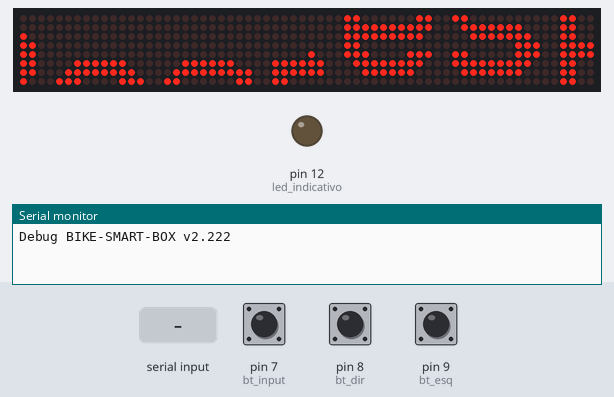
The sketch below on a simulated Arduino Uno, built with avr-gcc and run on an emulated ATmega328P. Parts: 64×8 LED matrix, output pins drawn as LEDs (lit = HIGH), the last lines printed to the serial monitor. The inputs (shaded band) are chosen by the test bench; at power-on: pin 8 (bt_dir) HIGH, pin 9 (bt_esq) HIGH, pin 7 (bt_input) HIGH.

Above: at 1.25 s.
1.3 s: pin 8 (bt_dir) pulled LOW for 0.15 s
At 1.8 s:
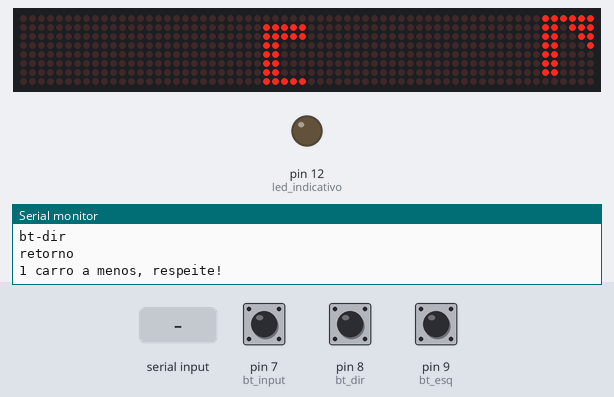
2.0 s: "esq" received over Serial
At 3.74 s:
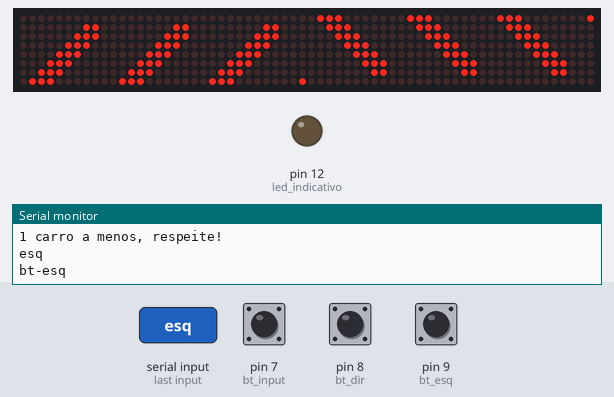
4.7 s: "dir" received over Serial
At 7.04 s:
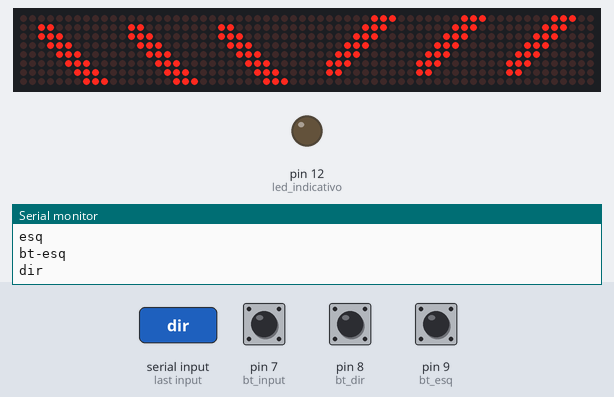
7.7 s: pin 9 (bt_esq) pulled LOW for 1 s
At 8.9 s:
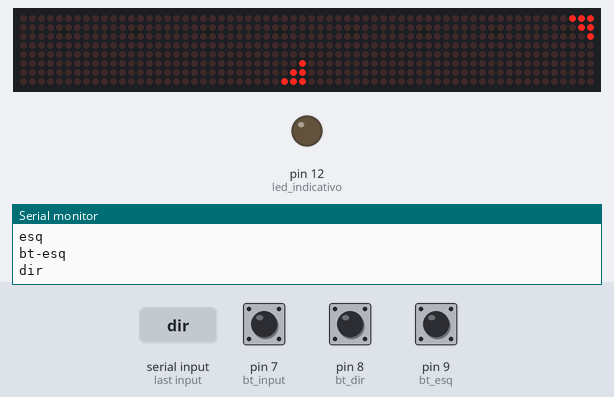
9.3 s: " " received over Serial
At 9.8 s:
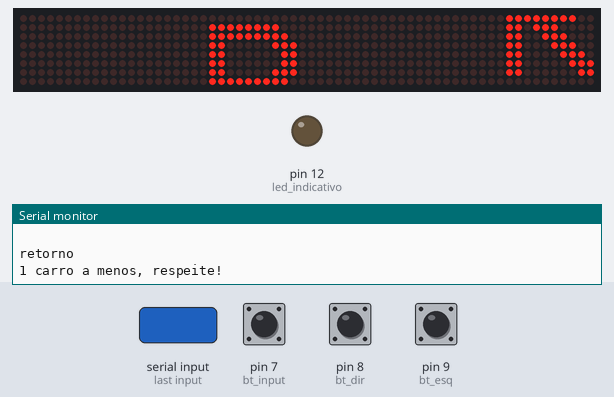
Timing chart, 0 to 12.3 s (numbered marks = the images above; inputs shaded):
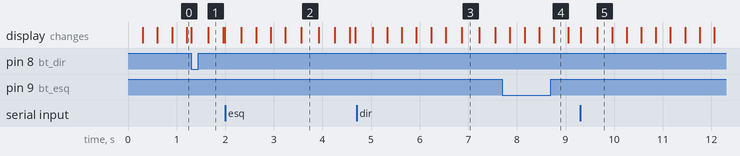

The sketch:

bike-smart-box-v2.2.ino
```cpp
#include <MD_Parola.h>
#include <MD_MAX72xx.h>
#include <SPI.h>
#include "Font_Data.h"

#define MAX_ZONES 2
#define ZONE_SIZE 4
#define MAX_DEVICES (MAX_ZONES * ZONE_SIZE)
#define SCROLL_SPEED  30

#define ZONE_UPPER  1
#define ZONE_LOWER  0

#define CLK_PIN   13 // 52 13 branco azul
#define DATA_PIN  11 // 51 11 laranja
#define CS_PIN    10 // 53 10 branco laranja

// HARDWARE SPI
MD_Parola P = MD_Parola(CS_PIN, MAX_DEVICES);
// SOFTWARE SPI
//MD_Parola P = MD_Parola(DATA_PIN, CLK_PIN, CS_PIN, MAX_DEVICES);

#define ARRAY_SIZE(a) (sizeof(a)/sizeof(a[0]))
char *msg[] =
{
  "<<<<<<<<",
  ">>>>>>>>",
  "45 k",
  "-",
  "1,5m ",
  "mantenha distancia",
  "Respeite 1 carro a MENOS",

};

#define DEBUG 1
String cmd = "";
String cmdVar = "";

#include <TimerOne.h>

byte bt_esq = 9; //32 roxo
byte bt_dir = 8; //34 cinza
byte bt_input = 7; //36 vermelho

byte led_indicativo = 12;
byte led_esq = 6;
byte led_dir = 5;

//int last_command;
int retorno = 0;
byte digitalReadOnce(byte val){
  static byte lastVal = HIGH;
  static unsigned long m = 0;
  if (lastVal != val && millis() > (m+100) ) { //M+100 -->DEBOUNCING 100ms
    lastVal = val;
    m = millis();
    return lastVal;
  }
  return HIGH;
}

int getCommand(){
  static unsigned long m1 = 0;  //millis no momento inicia de pressionar o botão
  static unsigned long m2 = 0;  //millis após soltar o botão
  static byte count = 0;

  byte r = digitalRead(bt_input);

  if (digitalReadOnce(r) == LOW){
    m1 = millis();
    count++;
  }

  if (r == LOW){
    m2 = millis();
  } else {
    if (! (m2>0 && m2-m1 < 1000) ){  //o botão deve ser pressionado por menos de 1 segundo, senão cancela o comando
      count = 0;
      m1 = 0;
      m2 = 0;
    }

    if (m2>0 && millis()-m2 > 1500){  //após a ultima vez pressionado o botao, aguarda 1,5 segundos para finalizar e retornar o comando.
      byte c = count;
      count = 0;
      m1 = 0;
      m2 = 0;

      return c;
    }
  }

  return 0;
}


void setup() {

#if DEBUG
  Serial.begin(9600);
  Serial.println("Debug BIKE-SMART-BOX v2.222");
#endif

  pinMode(bt_input, INPUT_PULLUP); //internal pullup resistor is used to simplify the circuit
  pinMode(bt_esq, INPUT_PULLUP);
  pinMode(bt_dir, INPUT_PULLUP);
  pinMode(led_indicativo, OUTPUT);
  Timer1.initialize(5000000); // set a timer of length 100000 microseconds (or 0.1 sec - or 10Hz => the led will blink 5 times, 5 cycles of on-and-off, per second)
  Timer1.attachInterrupt( piscaLed ); // attach the service routine here

  P.begin(MAX_ZONES);// initialise the LED display
  // Set up zones for 2 halves of the display
  // Each zone gets a different font, making up the top
  // and bottom half of each letter
  P.setZone(ZONE_LOWER, 0, ZONE_SIZE - 1);
  P.setFont(ZONE_LOWER, BigFontLower);

  P.setZone(ZONE_UPPER, ZONE_SIZE, MAX_DEVICES-1);
  P.setFont(ZONE_UPPER, BigFontUpper);
  P.setCharSpacing(P.getCharSpacing() * 2); // double height --> double spacing
}


void loop() {

#if DEBUG
  /////// RECEBE SERIAL //-----------------------------------------------------------------------------------------------------------
  if(Serial.available() > 0) {
    while(Serial.available() > 0){
      cmd += char(Serial.read());
      delay(10);
    }
    Serial.println(cmd);
  }
  if (cmd.length() >0) {
    // switch debug
    if(cmd == "esq"){cmdVar = "esq";}
    if(cmd == "dir"){cmdVar = "dir";}
    if(cmd == " "){cmdVar = " ";}

    cmd = "";
  }
  //-----------------------------------------------------------------------------------------------------------------------------
#endif

  if ( digitalRead(bt_esq) == LOW || cmdVar == "esq") {
      digitalWrite(led_esq, HIGH );
      Timer1.setPeriod(400000);

      if(retorno == 0){
        retorno = 1;
        #if DEBUG
          Serial.println("bt-esq");
        #endif

        limpaMatrixLed();
      }

      escreveMatrixLed(msg[0],"esquerda");

  }else if (digitalRead(bt_dir) == LOW || cmdVar == "dir" ) {
      digitalWrite(led_dir, HIGH );
      Timer1.setPeriod(400000);

      if(retorno == 0){
        retorno = 1;
        #if DEBUG
          Serial.println("bt-dir");
        #endif

        limpaMatrixLed();
      }

      escreveMatrixLed(msg[1],"direita");

  }else {


      int command = getCommand();
      if(command != 0){
        #if DEBUG
          Serial.print("Ultimo comando: ");
          Serial.println(command);
        #endif
      }

      if(retorno == 1){
        #if DEBUG
          Serial.println("retorno");
        #endif
        retorno = 0;
        command = 1;
        limpaMatrixLed();
      }else{
        escreveMatrixLed(msg[6],"esquerda");
      }


        if (command == 1){
          #if DEBUG
            Serial.println("1 carro a menos, respeite!");
          #endif
          Timer1.stop();
          digitalWrite( led_indicativo, LOW );

        }
        if (command == 2){
          #if DEBUG
            Serial.println("Sua buzina não me helecopiteriza... KKK");
            Serial.println("Comando - 2");
          #endif
          Timer1.setPeriod(100000);
        }

        if (command == 3){
          #if DEBUG
            Serial.println("PASSA POR CIMA =P");
            Serial.println("Comando - 3");
          #endif
          Timer1.setPeriod(200000);
        }

        if (command == 4){
          #if DEBUG
            Serial.println("*********");
            Serial.println("Comando - 4");
          #endif
          Timer1.setPeriod(300000);
        }

        if (command == 5){
          //digitalWrite(led_indicativo, LOW);
          #if DEBUG
            Serial.println("Comando - 5");
          #endif
          Timer1.setPeriod(400000);
        }
  }
}

void limpaMatrixLed(){
  P.displayClear();
  P.displayZoneText(ZONE_LOWER, "", PA_RIGHT, SCROLL_SPEED, 0, PA_SCROLL_RIGHT, PA_SCROLL_RIGHT);
  P.displayZoneText(ZONE_UPPER, "", PA_LEFT, SCROLL_SPEED, 0, PA_SCROLL_RIGHT, PA_SCROLL_RIGHT);
}

void escreveMatrixLed(char *msg, String direcao){
  P.displayAnimate();
  if (P.getZoneStatus(ZONE_LOWER) && P.getZoneStatus(ZONE_UPPER)){
      P.setFont(ZONE_LOWER, BigFontLower);
      P.setFont(ZONE_UPPER, BigFontUpper);

      if(direcao == "esquerda"){
      P.displayZoneText(ZONE_LOWER, msg, PA_RIGHT, SCROLL_SPEED, 0, PA_SCROLL_LEFT, PA_SCROLL_LEFT);
      P.displayZoneText(ZONE_UPPER, msg, PA_LEFT, SCROLL_SPEED, 0, PA_SCROLL_LEFT, PA_SCROLL_LEFT);
      }else if(direcao == "direita"){
      P.displayZoneText(ZONE_LOWER, msg, PA_RIGHT, SCROLL_SPEED, 0, PA_SCROLL_RIGHT, PA_SCROLL_RIGHT);
      P.displayZoneText(ZONE_UPPER, msg, PA_LEFT, SCROLL_SPEED, 0, PA_SCROLL_RIGHT, PA_SCROLL_RIGHT);
      }
      // synchronise the start
      P.displayClear();
      P.synchZoneStart();
  }
}
void piscaLed()
{
    // Toggle LED
    digitalWrite( led_indicativo, digitalRead( led_indicativo ) ^ 1 );
}
```

Source omitted: Font_Data.h (data table, 13968 bytes)

Measured:
- after the input at 1.3 s, the display: first changes at once (image 1 shows a later state)
- after the input at 2.0 s, the display: first changes after 0.33 s (image 2 shows a later state)
- after the input at 7.7 s, the display: first differs from a run without the input after 1.1 s (image 4)
- after the input at 9.3 s, the display: first changes at once (image 5 shows a later state)
